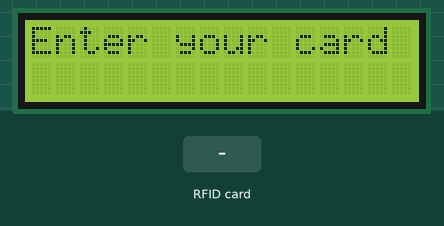
The sketch below on a simulated ESP8266 (NodeMCU). Shown: 16×2 character LCD. Inputs (shaded band) come from the test bench. WiFi joins after 1.5 s; servers stay silent unless stated; uploads are accepted with an empty reply; what the sketch prints to the serial monitor is not drawn.

Above: at 1.3 s.
1.4 s: RFID card 12 34 56 78 90 held to the reader
At 4.1 s:
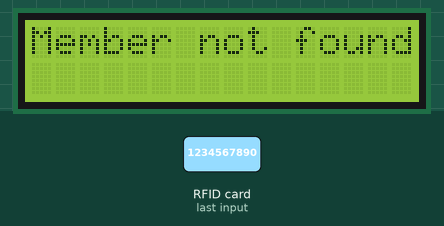
4.4 s: RFID card 5E 7A 19 C4 held to the reader
At 5.28 s:
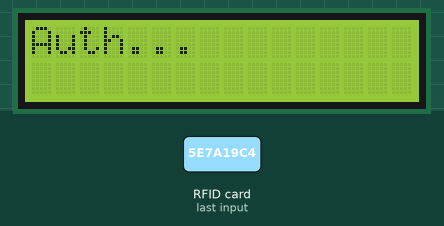
Timing chart, 0 to 7.4 s (numbered marks = the images above; inputs shaded):
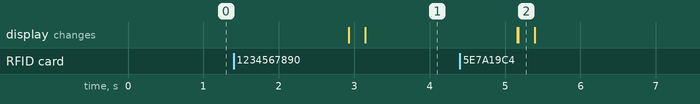

The sketch:

RfidProjectRas.ino
```cpp
#include <Arduino.h>
#include <LiquidCrystal_I2C.h>
#include <ArduinoJson.h>
#include <ESP8266WiFi.h>
#include <ESP8266WiFiMulti.h>
#include <ESP8266HTTPClient.h>
#include <WiFiClient.h>
////////////////
#include <SPI.h>
#include <MFRC522.h>
#define SS_PIN D8
#define RST_PIN D0
String uid;


MFRC522 rfid(SS_PIN, RST_PIN);  // Instance of the class
MFRC522::MIFARE_Key key;
// Init array that will store new NUID
byte nuidPICC[4];
///////////////

ESP8266WiFiMulti WiFiMulti;

const char* ssid = "MSI";
const char* password = "1234567890";
int cpt=0;
String root = "https://rfidpresencev2.onrender.com/";
LiquidCrystal_I2C lcd(0x27, 16, 2);


boolean setPresence(WiFiClient& client, HTTPClient& http, String code, boolean isPresent) {
  StaticJsonDocument<256> doc;

  if (http.begin(client, root + "set_presence")) {  // HTTP

    http.addHeader("Content-Type", "application/json");
    //Serial.print("[HTTP] PATCH...\n");
    // start connection and send HTTP header

    String request = "{\"code\":\"" + code + "\",\"is_present\":" + isPresent + "}";

    int httpCode = http.PATCH(request);
    // Serial.println(request);
    // httpCode will be negative on error
    if (httpCode > 0) {
      if (httpCode == HTTP_CODE_OK || httpCode == HTTP_CODE_MOVED_PERMANENTLY) {
        String payload = http.getString();
        deserializeJson(doc, payload);  //srting to json
        Serial.println(payload);
        String message = (String)doc["message"];
        Serial.println(message);
      }
    } else {
      Serial.printf("[HTTP] GET... failed, error: %s\n", http.errorToString(httpCode).c_str());
    }
    http.end();
    return true;
  }
  return false;
}

boolean getMemberByCode(WiFiClient& client, HTTPClient& http, String code, String& name ) {
  StaticJsonDocument<256> doc;
  boolean precense;
  if (http.begin(client, root + "get_user")) {  // HTTP

    http.addHeader("Content-Type", "application/json");
   // Serial.print("[HTTP] POST...\n");
    // start connection and send HTTP header

    String request = "{\"code\":\"" + code + "\"}";
    int httpCode = http.POST(request);
    Serial.println(httpCode);
    // Serial.println(request);
    // httpCode will be negative on error
    if (httpCode > 0) {
      if (httpCode == HTTP_CODE_OK || httpCode == HTTP_CODE_MOVED_PERMANENTLY) {
        String payload = http.getString();
        deserializeJson(doc, payload);  //srting to json
        // Serial.println(payload);
        boolean success = (boolean)doc["success"];
        String message = (String)doc["message"];
        //Serial.println(message);
        if (success) {
          name = (String)doc["data"]["username"];
          precense=(boolean)doc["data"]["is_present"];

          if(precense==true){
            setPresence(client, http, code, false);
          }
          else{
            setPresence(client, http, code, true);
          }
          String message = precense?"   Good Bye":"    Welcome ";
          lcd.clear();
          lcd.setCursor(0, 0);
          lcd.print(message);
          lcd.setCursor(0,1);
          lcd.print(name);
          delay(2000);
          lcd.clear();
        } else {
          name = "";
          lcd.clear();
          lcd.setCursor(0, 0);
          lcd.print("Member not found!");
          delay(2000);
          lcd.clear();
        }
      }
    } else {
      //Serial.printf("[HTTP] GET... failed, error: %s\n", http.errorToString(httpCode).c_str());
    }
    http.end();
    return true;
  }
  return false;
}


void setup() {
  //this the code of our project

  Serial.begin(115200);
  lcd.init();
  lcd.backlight();
  //this the code of our RFID
  SPI.begin();      // Init SPI bus
  rfid.PCD_Init();  // Init MFRC522
  //Serial.println();
  //Serial.print(F("Reader :"));
  rfid.PCD_DumpVersionToSerial();
  for (byte i = 0; i < 6; i++) {
    key.keyByte[i] = 0xFF;
  }

  WiFi.mode(WIFI_STA);
  WiFiMulti.addAP(ssid, password);

  lcd.setCursor(0,0);
  lcd.print("Enter your card");
}

void loop() {
  ///////////////////////////////////code of RFID
  uid = "";
  // Reset the loop if no new card present on the sensor/reader. This saves the entire process when idle.
  if (!rfid.PICC_IsNewCardPresent())
    return;
  // Verify if the NUID has been readed
  if (!rfid.PICC_ReadCardSerial())
    return;
  // Turn off LED
  MFRC522::PICC_Type piccType = rfid.PICC_GetType(rfid.uid.sak);
  //Serial.println(rfid.PICC_GetTypeName(piccType));

 // Serial.print("Card UID gpt: ");
  for (byte i = 0; i < rfid.uid.size; i++) {

    //Serial.print(rfid.uid.uidByte[i] < 0x10 ? " 0" : " ");
  //  Serial.print(rfid.uid.uidByte[i], HEX);
    uid = uid + String(rfid.uid.uidByte[i], HEX);
  }
  Serial.println("   uidd  " + uid);
  // Halt PICC
  rfid.PICC_HaltA();
  // Stop encryption on PCD
  rfid.PCD_StopCrypto1();
  /////////////////////////////////////////////////////////////////////////
  // wait for WiFi connection
  if ((WiFiMulti.run() == WL_CONNECTED)) {
    Serial.println("connected");
    WiFiClient client;
    HTTPClient http;
    String name;

    ///////////////////////////////////////
    // if the cart is detected previously
    if (rfid.uid.uidByte[0] != nuidPICC[0] || rfid.uid.uidByte[1] != nuidPICC[1] || rfid.uid.uidByte[2] != nuidPICC[2] || rfid.uid.uidByte[3] != nuidPICC[3]) {
     // Serial.println(F("A new card has been detected."));
      for (byte i = 0; i < 4; i++) {
        nuidPICC[i] = rfid.uid.uidByte[i];
      }

    } else {
     // Serial.println("Card read previously.");

    }
    lcd.clear();
    lcd.setCursor(0, 0);
    lcd.print("Auth...");
    if (getMemberByCode(client, http, uid, name)) {
      Serial.println(name);
    } else {
      Serial.println("Wifi Error!");
    }
    lcd.setCursor(0,0);
    lcd.print("Enter your card");
  }

}


// function get member
```

Measured:
- after the input at 1.4 s, the display: first changes after 1.5 s (image 1 shows a later state)
- after the input at 4.4 s, the display: first differs from a run without the input after 0.78 s (image 2)
